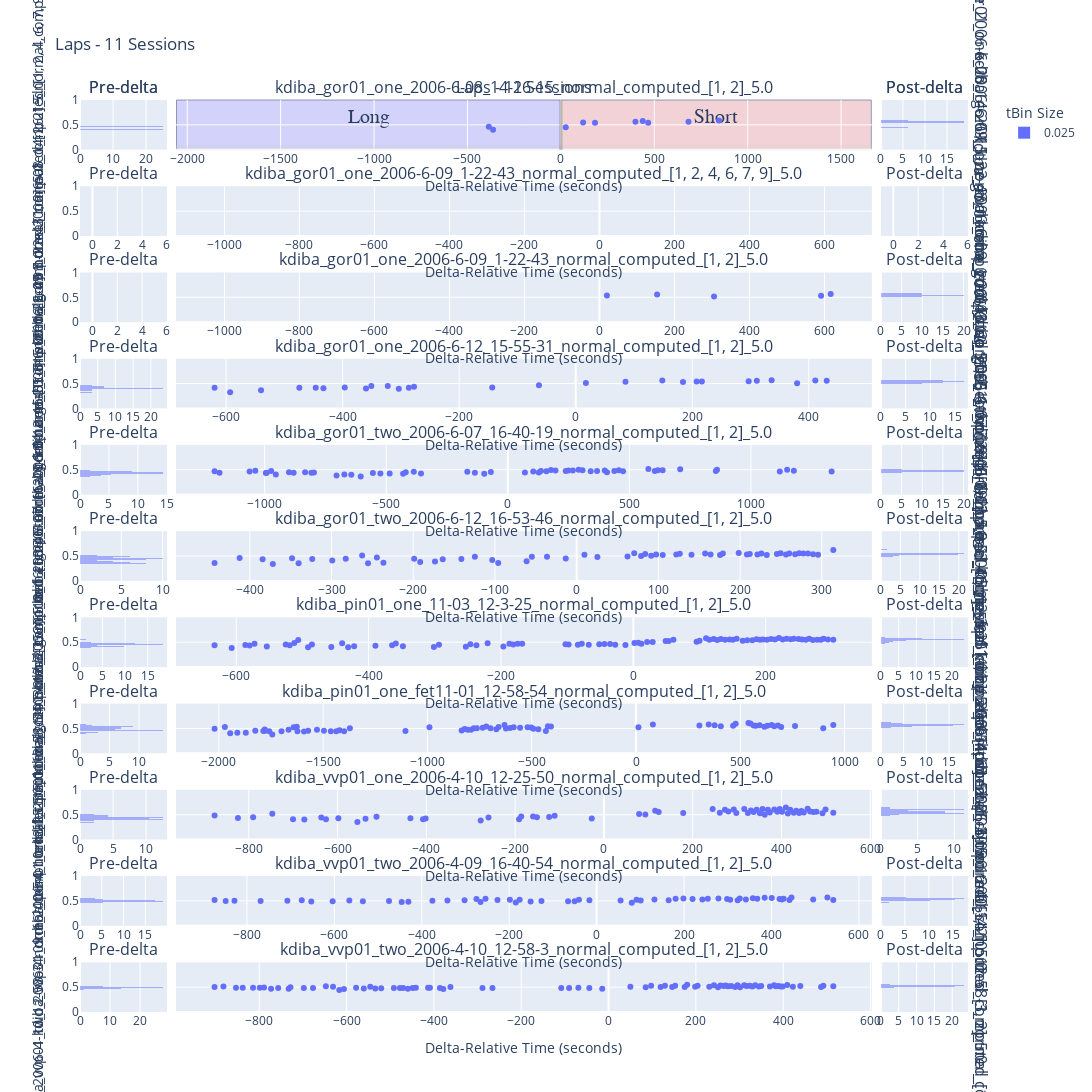
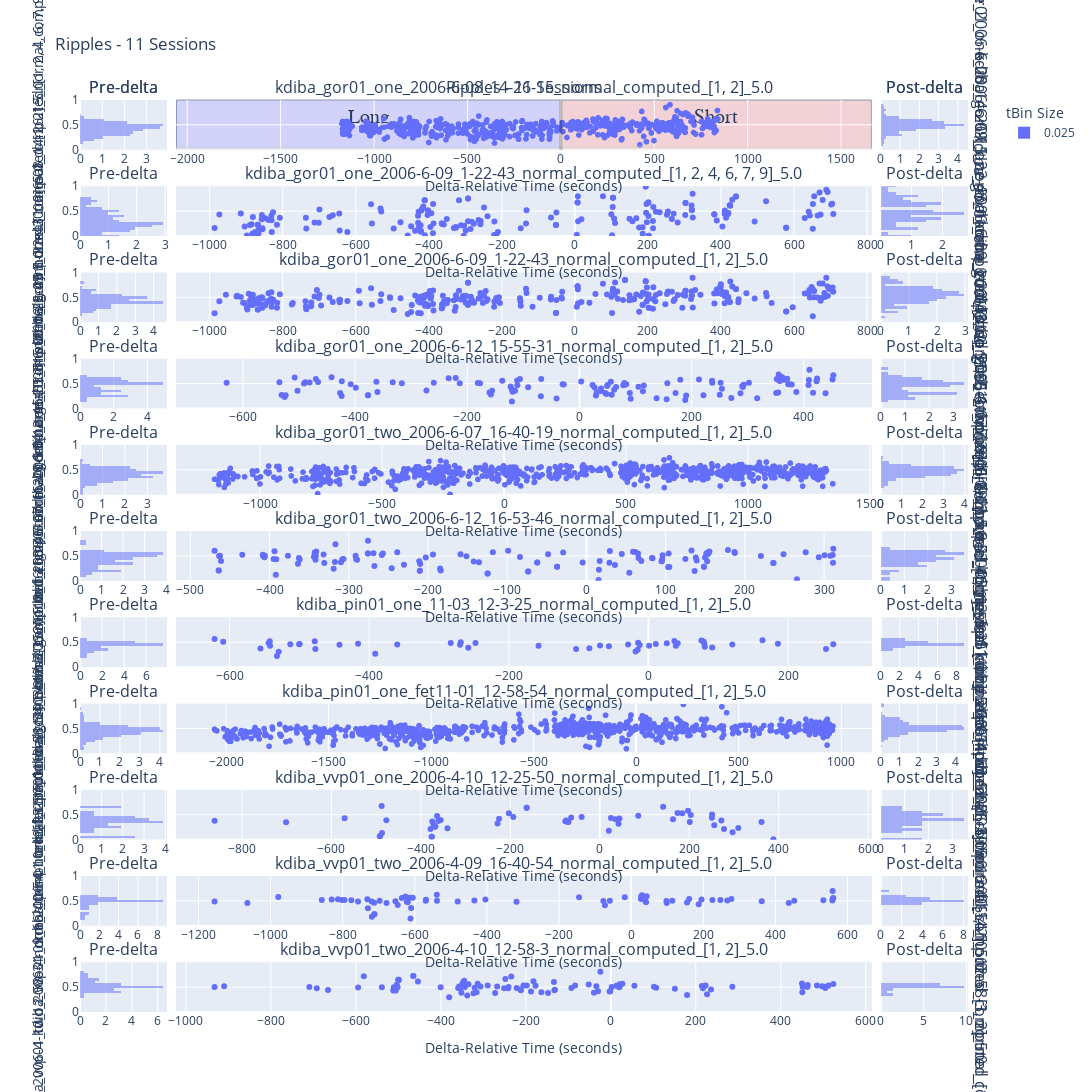

Notebook source saved alongside these figures, in order:
### Markdown cell above
# Plotting functions

### Code cell
from pyphoplacecellanalysis.General.Model.Configs.LongShortDisplayConfig import PlottingHelpers
# from pyphoplacecellanalysis.SpecificResults.AcrossSessionResults import plot_across_sessions_scatter_results

# Example usage:
all_session_figures = plot_across_sessions_scatter_results(collected_outputs_directory, concatenated_laps_df=all_sessions_laps_df, concatenated_ripple_df=all_sessions_ripple_df,
                                                           enabled_time_bin_sizes=[0.025], # 0.03, 0.10
                                                           earliest_delta_aligned_t_start=earliest_delta_aligned_t_start, latest_delta_aligned_t_end=latest_delta_aligned_t_end,
                                                           laps_title_prefix=f"Laps", ripple_title_prefix=f"Ripples", save_figures=False, figure_save_extension=['.html','.png'], is_dark_mode=is_dark_mode)
fig_laps, fig_ripples = all_session_figures[0]
# fig_laps.update_layout(fig_size_kwargs)
# fig_ripples.update_layout(fig_size_kwargs)

fig_laps.show()
fig_ripples.show()
# fig_laps.write_html(f"../output/{TODAY_DAY_DATE}_AcrossSession_fig_laps.html")
# fig_ripples.write_html(f"../output/{TODAY_DAY_DATE}_AcrossSession_fig_ripples.html")
